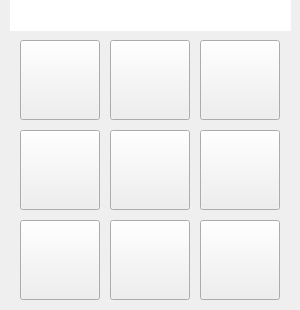
<?xml version="1.0" encoding="UTF-8"?>
<ui version="4.0">
 <class>MainWindow</class>
 <widget class="QMainWindow" name="MainWindow">
  <property name="geometry">
   <rect>
    <x>0</x>
    <y>0</y>
    <width>300</width>
    <height>310</height>
   </rect>
  </property>
  <property name="minimumSize">
   <size>
    <width>300</width>
    <height>310</height>
   </size>
  </property>
  <property name="maximumSize">
   <size>
    <width>300</width>
    <height>310</height>
   </size>
  </property>
  <property name="windowTitle">
   <string>MainWindow</string>
  </property>
  <widget class="QWidget" name="centralwidget">
   <widget class="QFrame" name="frame">
    <property name="geometry">
     <rect>
      <x>10</x>
      <y>40</y>
      <width>281</width>
      <height>271</height>
     </rect>
    </property>
    <property name="layoutDirection">
     <enum>Qt::LeftToRight</enum>
    </property>
    <property name="frameShape">
     <enum>QFrame::NoFrame</enum>
    </property>
    <property name="frameShadow">
     <enum>QFrame::Plain</enum>
    </property>
    <property name="lineWidth">
     <number>0</number>
    </property>
    <widget class="QPushButton" name="pushButton_1">
     <property name="geometry">
      <rect>
       <x>10</x>
       <y>0</y>
       <width>80</width>
       <height>80</height>
      </rect>
     </property>
     <property name="font">
      <font>
       <pointsize>70</pointsize>
      </font>
     </property>
     <property name="cursor">
      <cursorShape>PointingHandCursor</cursorShape>
     </property>
     <property name="text">
      <string/>
     </property>
    </widget>
    <widget class="QPushButton" name="pushButton_4">
     <property name="geometry">
      <rect>
       <x>10</x>
       <y>90</y>
       <width>80</width>
       <height>80</height>
      </rect>
     </property>
     <property name="font">
      <font>
       <pointsize>70</pointsize>
      </font>
     </property>
     <property name="cursor">
      <cursorShape>PointingHandCursor</cursorShape>
     </property>
     <property name="text">
      <string/>
     </property>
    </widget>
    <widget class="QPushButton" name="pushButton_7">
     <property name="geometry">
      <rect>
       <x>10</x>
       <y>180</y>
       <width>80</width>
       <height>80</height>
      </rect>
     </property>
     <property name="font">
      <font>
       <pointsize>70</pointsize>
      </font>
     </property>
     <property name="cursor">
      <cursorShape>PointingHandCursor</cursorShape>
     </property>
     <property name="text">
      <string/>
     </property>
    </widget>
    <widget class="QPushButton" name="pushButton_8">
     <property name="geometry">
      <rect>
       <x>100</x>
       <y>180</y>
       <width>80</width>
       <height>80</height>
      </rect>
     </property>
     <property name="font">
      <font>
       <pointsize>70</pointsize>
      </font>
     </property>
     <property name="cursor">
      <cursorShape>PointingHandCursor</cursorShape>
     </property>
     <property name="text">
      <string/>
     </property>
    </widget>
    <widget class="QPushButton" name="pushButton_9">
     <property name="geometry">
      <rect>
       <x>190</x>
       <y>180</y>
       <width>80</width>
       <height>80</height>
      </rect>
     </property>
     <property name="font">
      <font>
       <pointsize>70</pointsize>
      </font>
     </property>
     <property name="cursor">
      <cursorShape>PointingHandCursor</cursorShape>
     </property>
     <property name="text">
      <string/>
     </property>
    </widget>
    <widget class="QPushButton" name="pushButton_6">
     <property name="geometry">
      <rect>
       <x>190</x>
       <y>90</y>
       <width>80</width>
       <height>80</height>
      </rect>
     </property>
     <property name="font">
      <font>
       <pointsize>70</pointsize>
      </font>
     </property>
     <property name="cursor">
      <cursorShape>PointingHandCursor</cursorShape>
     </property>
     <property name="text">
      <string/>
     </property>
    </widget>
    <widget class="QPushButton" name="pushButton_5">
     <property name="geometry">
      <rect>
       <x>100</x>
       <y>90</y>
       <width>80</width>
       <height>80</height>
      </rect>
     </property>
     <property name="font">
      <font>
       <pointsize>70</pointsize>
      </font>
     </property>
     <property name="cursor">
      <cursorShape>PointingHandCursor</cursorShape>
     </property>
     <property name="text">
      <string/>
     </property>
    </widget>
    <widget class="QPushButton" name="pushButton_2">
     <property name="geometry">
      <rect>
       <x>100</x>
       <y>0</y>
       <width>80</width>
       <height>80</height>
      </rect>
     </property>
     <property name="font">
      <font>
       <pointsize>70</pointsize>
      </font>
     </property>
     <property name="cursor">
      <cursorShape>PointingHandCursor</cursorShape>
     </property>
     <property name="text">
      <string/>
     </property>
    </widget>
    <widget class="QPushButton" name="pushButton_3">
     <property name="geometry">
      <rect>
       <x>190</x>
       <y>0</y>
       <width>80</width>
       <height>80</height>
      </rect>
     </property>
     <property name="font">
      <font>
       <pointsize>70</pointsize>
      </font>
     </property>
     <property name="cursor">
      <cursorShape>PointingHandCursor</cursorShape>
     </property>
     <property name="text">
      <string/>
     </property>
    </widget>
   </widget>
   <widget class="QTextEdit" name="textEdit">
    <property name="geometry">
     <rect>
      <x>10</x>
      <y>0</y>
      <width>281</width>
      <height>31</height>
     </rect>
    </property>
    <property name="frameShape">
     <enum>QFrame::NoFrame</enum>
    </property>
    <property name="readOnly">
     <bool>true</bool>
    </property>
    <property name="html">
     <string>&lt;!DOCTYPE HTML PUBLIC &quot;-//W3C//DTD HTML 4.0//EN&quot; &quot;http://www.w3.org/TR/REC-html40/strict.dtd&quot;&gt;
&lt;html&gt;&lt;head&gt;&lt;meta name=&quot;qrichtext&quot; content=&quot;1&quot; /&gt;&lt;meta charset=&quot;utf-8&quot; /&gt;&lt;style type=&quot;text/css&quot;&gt;
p, li { white-space: pre-wrap; }
hr { height: 1px; border-width: 0; }
li.unchecked::marker { content: &quot;\2610&quot;; }
li.checked::marker { content: &quot;\2612&quot;; }
&lt;/style&gt;&lt;/head&gt;&lt;body style=&quot; font-family:'Cantarell'; font-size:11pt; font-weight:400; font-style:normal;&quot;&gt;
&lt;p align=&quot;center&quot; style=&quot;-qt-paragraph-type:empty; margin-top:0px; margin-bottom:0px; margin-left:0px; margin-right:0px; -qt-block-indent:0; text-indent:0px;&quot;&gt;&lt;br /&gt;&lt;/p&gt;&lt;/body&gt;&lt;/html&gt;</string>
    </property>
   </widget>
  </widget>
 </widget>
 <resources/>
 <connections/>
</ui>
